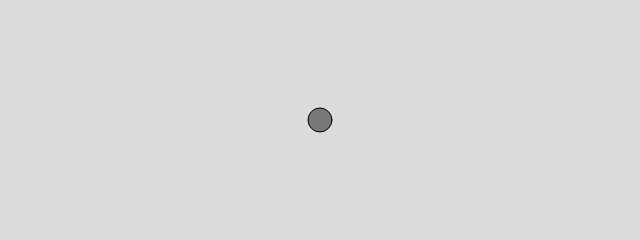
Frame 1 (no input)
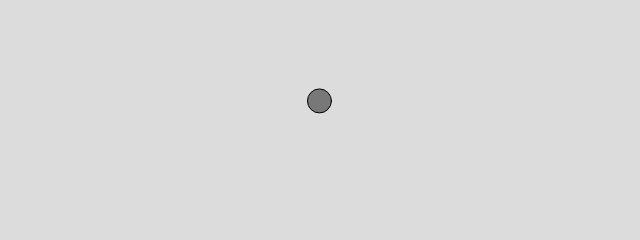
Frame 60 (no input)
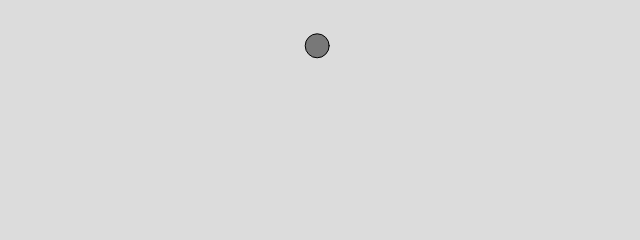
Frame 120 (the mouse pressed at the canvas centre since frame 60)

The p5.js sketch that drew these frames (run headless with seeded random() and noise() and a simulated clock; from frame 60 on, the mouse is pressed at the canvas centre):

// p5.js sketch
// ── sketch.js
class Balloon {
    constructor() {
        this.position = createVector(width / 2, height / 2);
        this.velocity = createVector(0, 0);
        this.acceleration = createVector(0, 0);
        this.radius = 12;
    }

    applyForce(force) {
        this.acceleration.add(force);
    }

    update() {
        this.velocity.add(this.acceleration);
        this.position.add(this.velocity);
        this.acceleration.mult(0);
        this.checkEdges();
    }

    show() {
        stroke(0);
        fill(120);
        circle(this.position.x, this.position.y, this.radius * 2);
    }

    checkEdges() {
        const squishForce = 0.1;
        const bounceForce = 1.0 - squishForce;

        if (this.position.x > width - this.radius) {
            this.position.x = width - this.radius;
            this.velocity.x *= -bounceForce;
        } else if (this.position.x < this.radius) {
            this.position.x = this.radius;
            this.velocity.x *= -bounceForce;
        }

        if (this.position.y > height - this.radius) {
            this.position.y = height - this.radius;
            this.velocity.y *= -bounceForce;
        } else if (this.position.y < this.radius) {
            this.position.y = this.radius;
            this.velocity.y *= -bounceForce;
        }
    }
}

let b;
let heliumForce;
let windForce;

let xoff, yoff;

function setup() {
    createCanvas(640, 240);
    b = new Balloon();
    heliumForce = createVector(0, -0.01);
    windForce = createVector(0, 0);
    xoff = 1.0;
    yoff = 100;
}

function draw() {
    background(220);

    windForce = createVector(
        map(noise(xoff), 0, 1, -0.003, 0.003),
        map(noise(yoff), 0, 1, -0.003, 0.003),
    );

    b.applyForce(heliumForce);
    b.applyForce(windForce);

    b.update();
    b.show();

    xoff += 0.1;
    yoff += 0.1;
}
